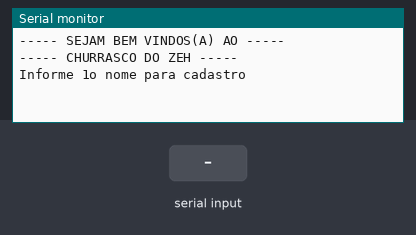
Recording of a sketch running on a simulated Arduino Uno, built with avr-gcc and run on an emulated ATmega328P. Parts: the last lines printed to the serial monitor. Inputs (shaded band) come from the test bench.

Above: at 1.4 s.
1.5 s: "90,45\n" received over Serial
At 2.8 s:
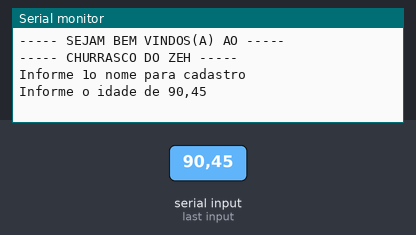
4.0 s: "30,150\n" received over Serial
At 4.8 s:
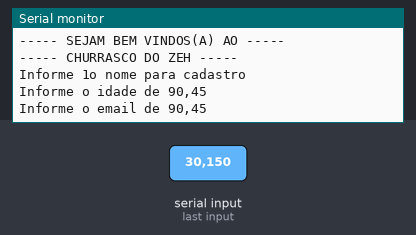
5.5 s: "5\n" received over Serial
At 6.8 s:
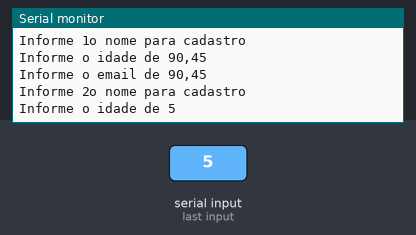
8.0 s: "90\n" received over Serial
At 8.8 s:
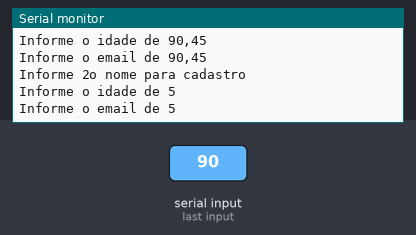

Measured:
- after the input at 1.5 s, the serial monitor: prints a new line after 1.0 s (image 1)
- after the input at 4.0 s, the serial monitor: prints a new line at once (image 2)
- after the input at 5.5 s, the serial monitor: prints a new line after 1.0 s (image 3)
- after the input at 8.0 s, the serial monitor: prints a new line at once (image 4)

The sketch:

cadastro_de_convidados_vetores1.ino
```cpp
// C++ code
//Variáveis Globais
/*
      Cria cada vetor tamanho 4, de zero a 3
      fazendo parte do mesmo cadastro
  */
String convidados[4];
int idadeConvidados[4]; //Camel Case
String emailConvidados[4];

//Funções
void desenhaCabecalho()
{
 Serial.println("----- SEJAM BEM VINDOS(A) AO -----");
  Serial.println("----- CHURRASCO DO ZEH -----");
  delay(500);
}


void setup()
{
  Serial.begin(9600);//inicia a comunicação serial
}


void loop()
{

  //fazer um cabeçalho bonitinho para o programa
  desenhaCabecalho();//chama a função pra desenhar o cabeçalho

  //cadastrar os dados
  for(int i = 0; i < 3; i++)
  {
    //solicitar o nome do usuário
    Serial.println("Informe " +String(i + 1)+ "o nome para cadastro");
    while(!Serial.available());
    convidados[i] = Serial.readString();

    //solicitar a idade
    Serial.println("Informe o idade de " + convidados[i]);
    while(!Serial.available());
    idadeConvidados[i] = Serial.parseInt();

    //solicitar o email
    Serial.println("Informe o email de " + convidados[i]);
    while(!Serial.available());
    emailConvidados[i] = Serial.readString();

    Serial.println();

  }//fim do for


  //Exibir a lista de convidados - obs: só vai na festa quem for maior de idade >= 18

  Serial.println("** Exibindo convidados eleitos pra a festa **");
  Serial.println();
  Serial.println();

  for(int i = 0; i < 3; i++)
  {
    Serial.println("Nome: " + convidados[i]);
    Serial.println("Idade: " + String(idadeConvidados[i]));
    Serial.println("Email: " + emailConvidados[i]);
    Serial.println("Permissao para a festa: " +  String(idadeConvidados[i] >= 18 ? "OK" : "Menor de Idade"));

    Serial.println("----------");
    Serial.println();

  }//fim do for

  Serial.println();

  delay(2000);//pausa de 2 segundos
}//fim do loop
```
